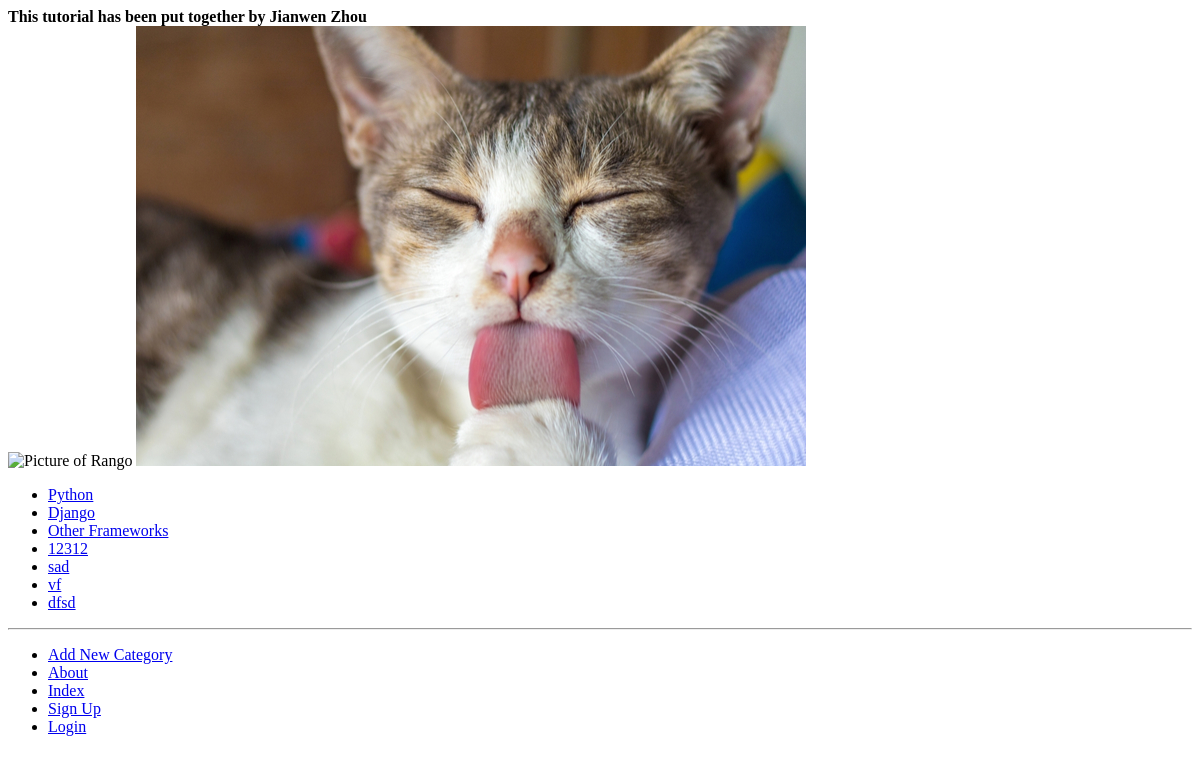
The app's page /rango/about/, older data.
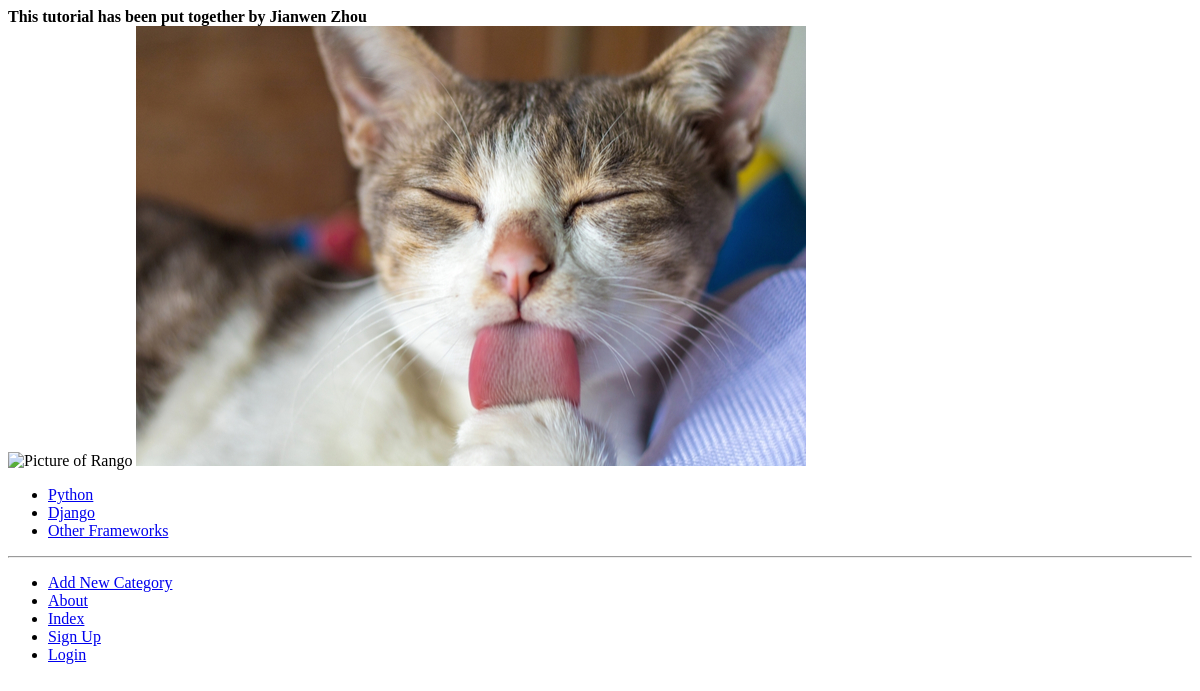
The same page, newer data.
### rango/models.py (models this page shows, shortened)
class Category(models.Model):
    name = models.CharField(max_length=128, unique=True)
    views = models.IntegerField(default=0)
    likes = models.IntegerField(default=0)
    slug =  models.SlugField(unique=True)
    class Meta:
        verbose_name_plural="categories"

### rango/views.py (the view)
# urls.py: url(r'about/',views.about,name='about'),
def about(request):
   context_dict={'aboutmessage': "This tutorial has been put together by Jianwen Zhou"}
   return render(request,'rango/about.html',context=context_dict)

### rango/templatetags/rango_template_tags.py (called while the page is built)
@register.inclusion_tag('rango/cats.html')
def get_category_list(cat=None):
    return {'cats': Category.objects.all(),
            'act_cat':cat}

### templates/rango/about.html (shortened to what this page needs)
{% extends 'rango/base.html' %}
{% load staticfiles %}
{% block body_block %}
            <strong>{{aboutmessage}}</strong><br />
	    <div>
		<img src="{% static "images/rango.jpg" %}" alt="Picture of Rango" />
		<img src="{{MEDIA_URL}}cat.jpg"
		     alt="Picture of cat"   />
	    </div>
{% endblock %}

### templates/rango/cats.html (shortened to what this page needs)
<!DOCTYPE html>
<html lang="en">
<head>
</head>
<body>
<ul>
{% if cats %}
    {% for c in cats %}
        {% if c == act_cat %}
            <li>
            <strong>
                <a href="{% url 'show_category' c.slug %}">{{ c.name }}</a>
            </strong>
            </li>
        {% else %}
            <li>
                  <a href="{% url 'show_category' c.slug %}">{{ c.name }}</a></li>
        {% endif %}
    {% endfor %}
{% else %}
    <li><strong>There are no categories present.</strong></li>
{% endif %}
</ul>
</body>
</html>

Row changes from the older to the newer data that the page shows:
removed Category: name "12312"
removed Category: name "sad"
removed Category: name "vf"
removed Category: name "dfsd"
